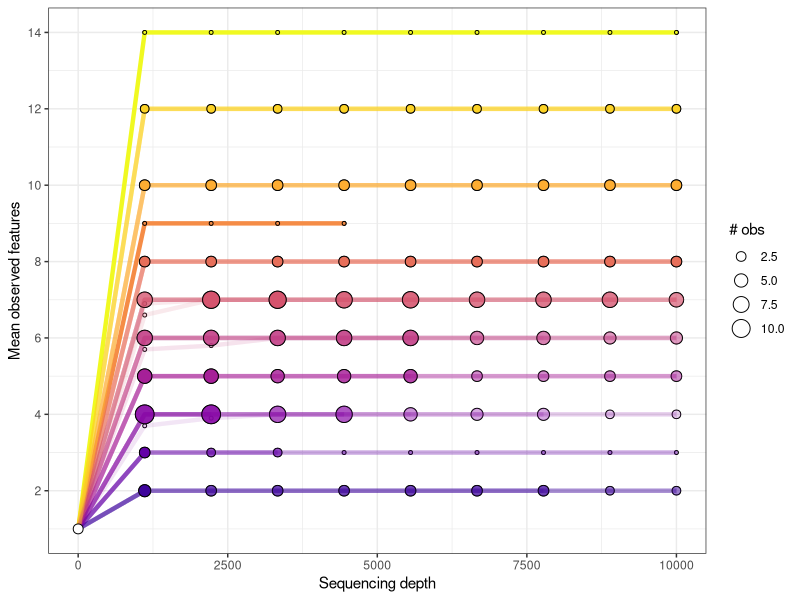
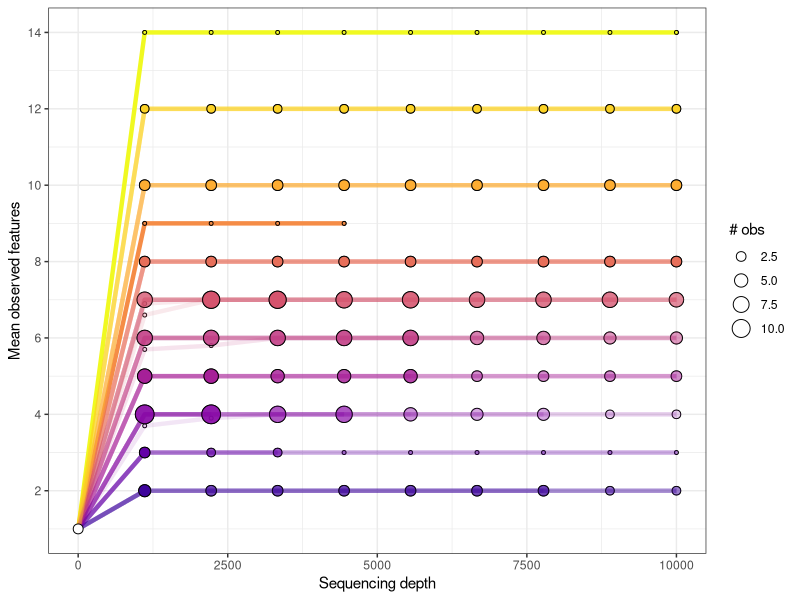

Write R code to recreate these figures, in order.
#load libraries
library(dplyr)
library(ggplot2)
library(tidyr)
library(viridis)

#load data and format it for plotting
taxdat <- read.csv("data/12S_final5_taxa_table_richness-rarefaction-10000.csv")%>%
          gather(key = "var",value = "count",depth.1_iter.1:depth.10000_iter.10)%>%
          separate(var,into=c("var1","var2"),sep="_")%>%
          mutate(depth=as.numeric(gsub("depth.","",var1)),
                 iteration=gsub("iter.","",var2))%>%
          select(sample.id,depth,iteration,count)

taxdat_processed <- taxdat%>%
                    group_by(sample.id,depth)%>%
                    summarise(mn=mean(count,na.rm=T),
                              sd=sd(count,na.rm=T),
                              se=sd/sqrt(10))%>%
                    ungroup()%>%
                    data.frame()

groups <- taxdat_processed%>%
          group_by(sample.id)%>%
          summarise(max=max(mn,na.rm=T))%>%
          ungroup()%>%
          data.frame()%>%
          arrange(max)

taxdat_processed2 <- taxdat_processed%>%
                     left_join(.,groups)

group_num <- taxdat_processed2%>%
             group_by(max)%>%
             summarise(sample_n = length(unique(sample.id)))%>%
             ungroup()%>%
             data.frame()

group_depth <- taxdat_processed2%>%
               filter(!is.na(mn))%>%
               group_by(max)%>%
               summarise(max_depth = max(depth,na.rm=T))%>%
               ungroup()%>%
               data.frame()
                     
taxdat_processed3 <- taxdat_processed2%>%
                     left_join(.,group_num)%>%
                     mutate(alpha = 1/sample_n) #this will get the alpha right

count_df <- taxdat_processed3%>%
            group_by(max,depth,mn)%>%
            summarise(count=length(unique(sample.id)))%>%
            ungroup()%>%
            left_join(.,group_num)%>%
            mutate(alpha = 1/sample_n*count)%>%
            data.frame()

p1 <- ggplot()+
  geom_point(data=count_df%>%filter(depth>1),
             aes(x=depth,y=mn,size=count),pch=21,col="black")+
  geom_line(data=taxdat_processed3%>%filter(!is.na(mn)),
            aes(x=depth,y=mn,group=sample.id,col=factor(max),alpha=alpha),lwd=1.5,show.legend=FALSE)+
  geom_point(data=count_df%>%filter(depth>1),
             aes(x=depth,y=mn,fill=factor(max),alpha=alpha,size=count),pch=21,col="black",show.legend=FALSE)+
  geom_point(aes(x=0,y=1),col="black",fill="white",pch=21,size=3)+
  labs(x="Sequencing depth",y="Mean observed features",size="# obs")+
  theme_bw()+
  theme()+
  scale_y_continuous(breaks=seq(2,15,2))+
  scale_color_viridis(discrete=T,option="C")+
  scale_fill_viridis(discrete=T,option="C");p1 

ggsave("output/obsfeaturs_depth_plot.png",p1,width=6,height=6,units="in",dpi=300)
